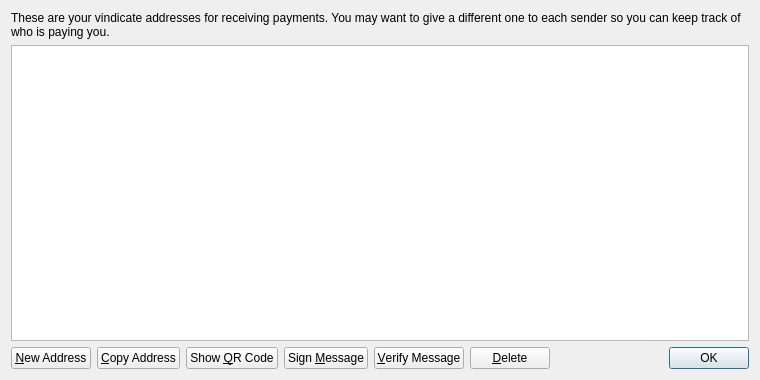
<?xml version="1.0" encoding="UTF-8"?>
<ui version="4.0">
 <class>AddressBookPage</class>
 <widget class="QWidget" name="AddressBookPage">
  <property name="geometry">
   <rect>
    <x>0</x>
    <y>0</y>
    <width>760</width>
    <height>380</height>
   </rect>
  </property>
  <property name="windowTitle">
   <string>Address Book</string>
  </property>
  <layout class="QVBoxLayout" name="verticalLayout">
   <item>
    <widget class="QLabel" name="labelExplanation">
     <property name="text">
      <string>These are your vindicate addresses for receiving payments. You may want to give a different one to each sender so you can keep track of who is paying you.</string>
     </property>
     <property name="textFormat">
      <enum>Qt::PlainText</enum>
     </property>
     <property name="wordWrap">
      <bool>true</bool>
     </property>
    </widget>
   </item>
   <item>
    <widget class="QTableView" name="tableView">
     <property name="contextMenuPolicy">
      <enum>Qt::CustomContextMenu</enum>
     </property>
     <property name="toolTip">
      <string>Double-click to edit address or label</string>
     </property>
     <property name="tabKeyNavigation">
      <bool>false</bool>
     </property>
     <property name="alternatingRowColors">
      <bool>true</bool>
     </property>
     <property name="selectionMode">
      <enum>QAbstractItemView::SingleSelection</enum>
     </property>
     <property name="selectionBehavior">
      <enum>QAbstractItemView::SelectRows</enum>
     </property>
     <property name="sortingEnabled">
      <bool>true</bool>
     </property>
     <attribute name="verticalHeaderVisible">
      <bool>false</bool>
     </attribute>
    </widget>
   </item>
   <item>
    <layout class="QHBoxLayout" name="horizontalLayout">
     <item>
      <widget class="QPushButton" name="newAddressButton">
       <property name="toolTip">
        <string>Create a new address</string>
       </property>
       <property name="text">
        <string>&amp;New Address</string>
       </property>
       <property name="icon">
        <iconset resource="../bitcoin.qrc">
         <normaloff>:/icons/add</normaloff>:/icons/add</iconset>
       </property>
      </widget>
     </item>
     <item>
      <widget class="QPushButton" name="copyToClipboard">
       <property name="toolTip">
        <string>Copy the currently selected address to the system clipboard</string>
       </property>
       <property name="text">
        <string>&amp;Copy Address</string>
       </property>
       <property name="icon">
        <iconset resource="../bitcoin.qrc">
         <normaloff>:/icons/editcopy</normaloff>:/icons/editcopy</iconset>
       </property>
      </widget>
     </item>
     <item>
      <widget class="QPushButton" name="showQRCode">
       <property name="text">
        <string>Show &amp;QR Code</string>
       </property>
       <property name="icon">
        <iconset resource="../bitcoin.qrc">
         <normaloff>:/icons/qrcode</normaloff>:/icons/qrcode</iconset>
       </property>
      </widget>
     </item>
     <item>
      <widget class="QPushButton" name="signMessage">
       <property name="toolTip">
        <string>Sign a message to prove you own a vindicate address</string>
       </property>
       <property name="text">
        <string>Sign &amp;Message</string>
       </property>
       <property name="icon">
        <iconset resource="../bitcoin.qrc">
         <normaloff>:/icons/edit</normaloff>:/icons/edit</iconset>
       </property>
      </widget>
     </item>
     <item>
      <widget class="QPushButton" name="verifyMessage">
       <property name="toolTip">
        <string>Verify a message to ensure it was signed with a specified vindicate address</string>
       </property>
       <property name="text">
        <string>&amp;Verify Message</string>
       </property>
       <property name="icon">
        <iconset resource="../bitcoin.qrc">
         <normaloff>:/icons/transaction_0</normaloff>:/icons/transaction_0</iconset>
       </property>
      </widget>
     </item>
     <item>
      <widget class="QPushButton" name="deleteButton">
       <property name="toolTip">
        <string>Delete the currently selected address from the list</string>
       </property>
       <property name="text">
        <string>&amp;Delete</string>
       </property>
       <property name="icon">
        <iconset resource="../bitcoin.qrc">
         <normaloff>:/icons/remove</normaloff>:/icons/remove</iconset>
       </property>
      </widget>
     </item>
     <item>
      <spacer name="horizontalSpacer">
       <property name="orientation">
        <enum>Qt::Horizontal</enum>
       </property>
       <property name="sizeHint" stdset="0">
        <size>
         <width>40</width>
         <height>20</height>
        </size>
       </property>
      </spacer>
     </item>
     <item>
      <widget class="QDialogButtonBox" name="buttonBox">
       <property name="sizePolicy">
        <sizepolicy hsizetype="Maximum" vsizetype="Fixed">
         <horstretch>0</horstretch>
         <verstretch>0</verstretch>
        </sizepolicy>
       </property>
       <property name="standardButtons">
        <set>QDialogButtonBox::Ok</set>
       </property>
      </widget>
     </item>
    </layout>
   </item>
  </layout>
 </widget>
 <resources>
  <include location="../bitcoin.qrc"/>
 </resources>
 <connections/>
</ui>
